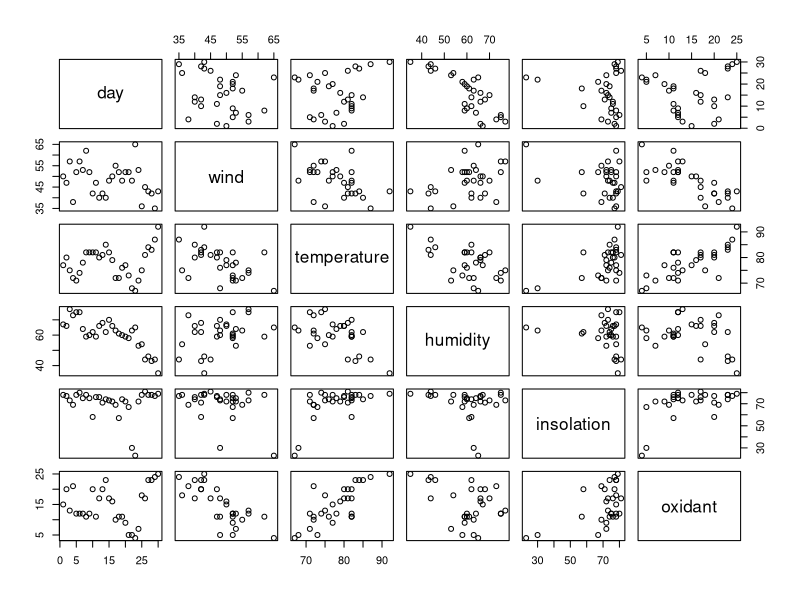
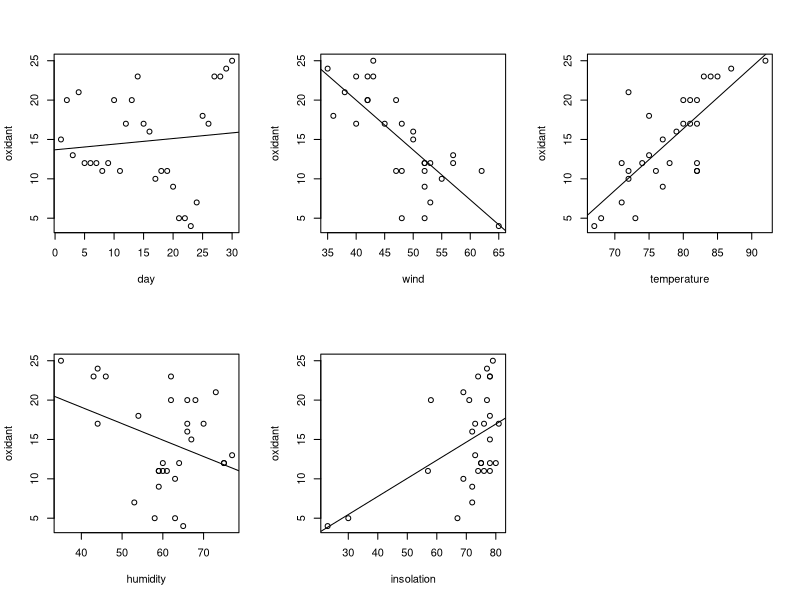

R code for these plots, in order:
data = read.table("airpollution.txt")

#2.1
pairs(data)

#2.2
par(mfrow=c(2,3))

oxday = lm(oxidant~day, data=data)
plot(oxidant~day, data=data); abline(oxday)
summary(oxday)

oxwind = lm(oxidant~wind, data=data)
plot(oxidant~wind, data=data); abline(oxwind)
summary(oxwind)

oxtemp = lm(oxidant~temperature, data=data)
plot(oxidant~temperature, data=data); abline(oxtemp)
summary(oxtemp)

oxhum = lm(oxidant~humidity, data=data)
plot(oxidant~humidity, data=data); abline(oxhum)
summary(oxhum)

oxins = lm(oxidant~insolation, data=data)
plot(oxidant~insolation, data=data); abline(oxins)

summary(oxday)$r.squared
summary(oxwind)$r.squared
summary(oxtemp)$r.squared
summary(oxhum)$r.squared
summary(oxins)$r.squared

#wind has highest R squared, so add to model

summary(lm(oxidant~wind+day,data=data))$r.squared
summary(lm(oxidant~wind+temperature,data=data))$r.squared
summary(lm(oxidant~wind+humidity,data=data))$r.squared
summary(lm(oxidant~wind+insolation,data=data))$r.squared

#temperature has highest R squared, add to model

summary(lm(oxidant~wind+temperature+day ,data=data))$r.squared
summary(lm(oxidant~wind+temperature+humidity ,data=data))$r.squared
summary(lm(oxidant~wind+temperature+insolation ,data=data))$r.squared

#adding humidity still increased R squared, add to model

summary(lm(oxidant~wind+temperature+humidity+day ,data=data))$r.squared
summary(lm(oxidant~wind+temperature+humidity+insolation ,data=data))$r.squared

#adding either day or insolation yields insignificant explanatory variables
#so we stop at previous step

##What test to show these are usefull?!

summary(lm(oxidant~wind+temperature+humidity,data=data))

#summary gives coefficients of model in estimate column

